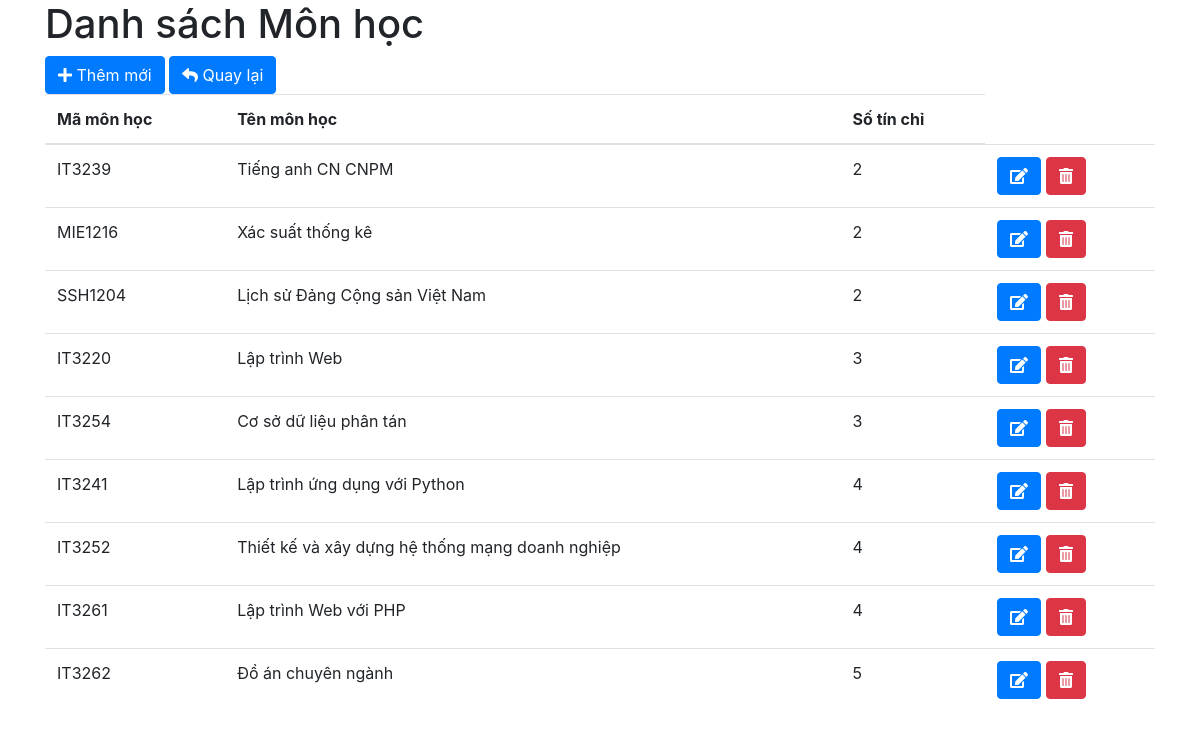
Screenshot of /list-subject.php with the database file from the repository.
### tables this page shows
CREATE TABLE `subject` (
  `id` varchar(50) NOT NULL,
  `name` varchar(50) NOT NULL,
  `sotinchi` int(10) NOT NULL
);

### list-subject.php (the view, shortened to what this page needs)
<!DOCTYPE html>
<html lang="en">
<head>
    <link rel="stylesheet" href="https://stackpath.bootstrapcdn.com/bootstrap/4.4.1/css/bootstrap.min.css"
>
</head>
<body>
    <div class="container">
        <h1>Danh sách Môn học</h1>
        <?php
        include('db/connect.php');
        $sql = "select * from `subject` ORDER BY sotinchi ASC";
        $result = mysqli_query($conn, $sql);
        $data = [];
        while ($row = mysqli_fetch_array($result, MYSQLI_ASSOC)) {
            $data[] = array(
                'id' => $row['id'],
                'name' => $row['name'],
                'sotinchi' => $row['sotinchi'],
            );
        }
        ?>
        <a href="add-subject.php" class="btn btn-primary">
            <i class="fas fa-plus"></i> Thêm mới
        </a>
        <a href="trangchu.php" class="btn btn-primary">
            <i class="fas fa-reply"></i> Quay lại
        </a>
        <table class="table table-borderd">
            <thead>
                <tr>
                    <th>Mã môn học</th>
                    <th>Tên môn học</th>
                    <th>Số tín chỉ</th>
                </tr>
            </thead>
            <tbody>
                <?php foreach ($data as $row) : ?>
                <tr>
                    <td><?php echo $row['id']; ?></td>
                    <td><?php echo $row['name']; ?></td>
                    <td><?php echo $row['sotinchi']; ?></td>
                    <td>
                        <a href="edit-subject.php?uid=<?php echo $row['id'] ?>" name="btnUpdate" id="btnUpdate"
                            class="btn btn-primary">
                            <i class="fas fa-edit"></i>
                        </a>
                        <a href="del-subject.php?uid=<?php echo $row['id'] ?>" name="btnDelete" id="btnDelete"
                            class="btn btn-danger">
                            <i class="fas fa-trash-alt"></i>
                        </a>
                    </td>
                </tr>
                <?php endforeach; ?>
            </tbody>
        </table>
    </div>
</body>
</html>

### rows the page displays
subject: id "IT3239", name "Tiếng anh CN CNPM", sotinchi "2"
subject: id "MIE1216", name "Xác suất thống kê", sotinchi "2"
subject: id "SSH1204", name "Lịch sử Đảng Cộng sản Việt Nam", sotinchi "2"
subject: id "IT3220", name "Lập trình Web", sotinchi "3"
subject: id "IT3254", name "Cơ sở dữ liệu phân tán", sotinchi "3"
subject: id "IT3241", name "Lập trình ứng dụng với Python", sotinchi "4"
subject: id "IT3252", name "Thiết kế và xây dựng hệ thống mạng doanh nghiệp", sotinchi "4"
subject: id "IT3261", name "Lập trình Web với PHP", sotinchi "4"
subject: id "IT3262", name "Đồ án chuyên ngành", sotinchi "5"
